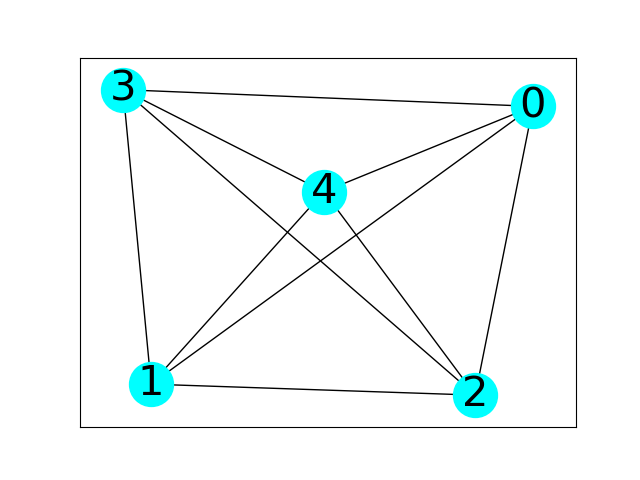

This chart was generated by the following Python code:
""" p8_7.py """

import matplotlib.pyplot as plt
import networkx as nx

g = nx.complete_graph(5)

mpos = nx.spring_layout(g)
nx.draw_networkx(g, pos=mpos, \
                 node_color='Cyan', \
                     node_size=1000, \
                         font_size=30)
# plt.show()
plt.savefig("p8_7.png")
